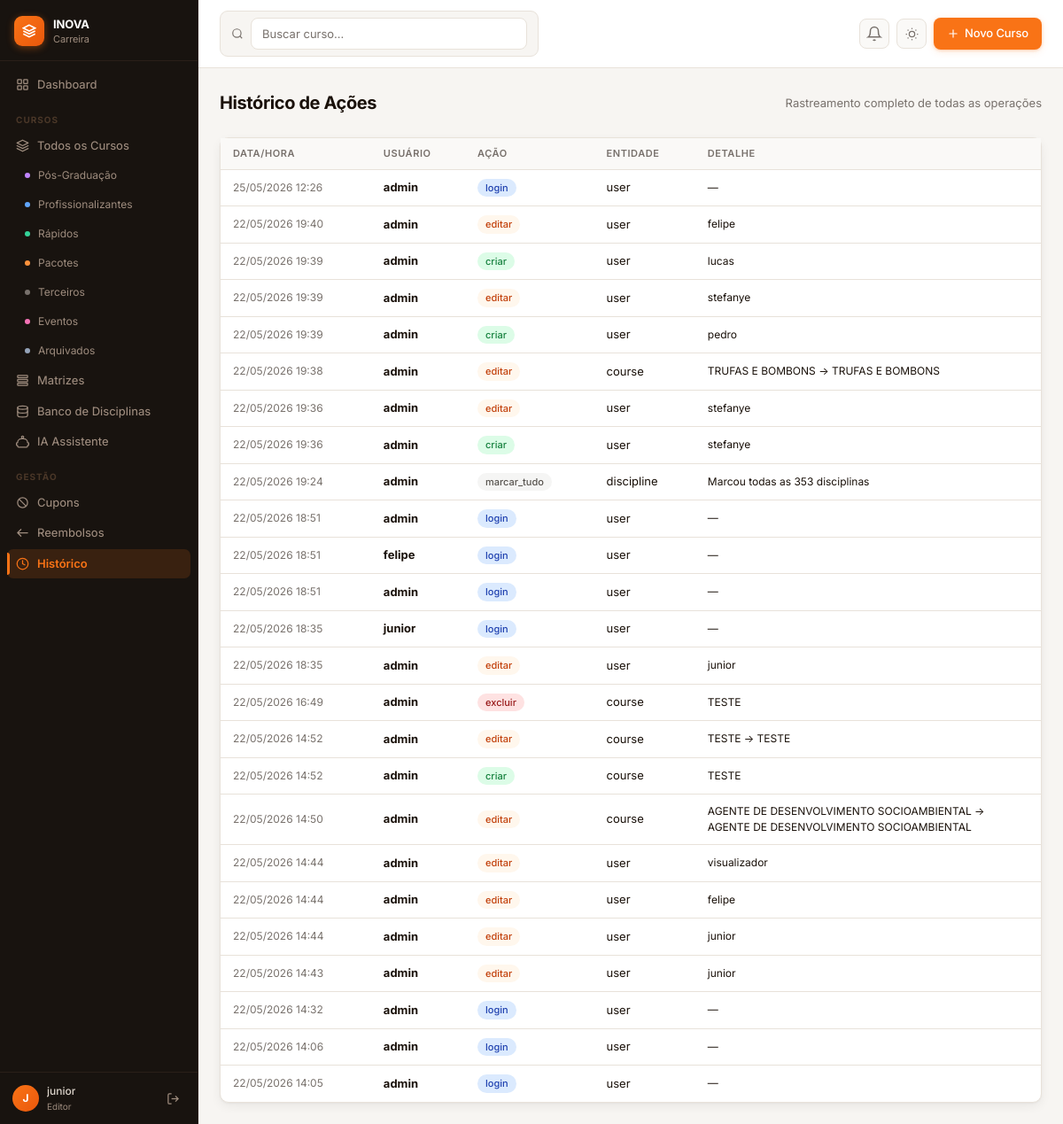
/historico (signed in), run on an earlier commit of the app's database.
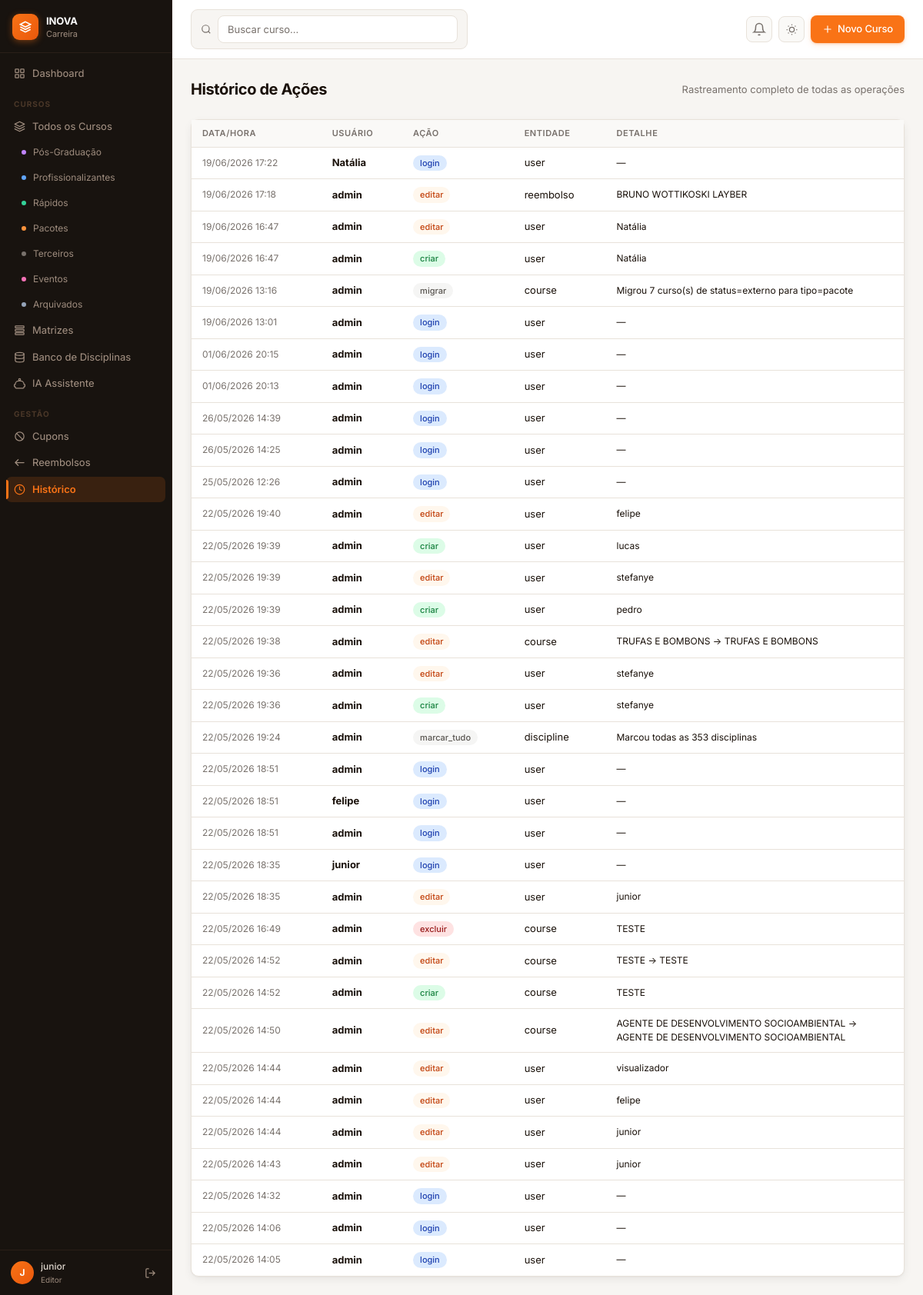
And on a later commit of the database.
### app.py (models this page shows, shortened)
class User(db.Model):
    id           = db.Column(db.Integer, primary_key=True)
    username     = db.Column(db.String(80), unique=True, nullable=False)
    password     = db.Column(db.String(200), nullable=False)
    role         = db.Column(db.String(20), default='viewer')  # admin, editor, viewer
    permissoes   = db.Column(db.Text, default='{}')  # JSON com permissoes especificas
    created_at   = db.Column(db.DateTime, default=datetime.utcnow)
    def _p(self):
        try:
            return json.loads(self.permissoes or '{}')
        except:
            return {}
    def can_manage_cupons(self):
        if self.role == 'admin': return True
        if self._p().get('block_cupons'): return False
        return self.role == 'editor' or self._p().get('cupons_gerenciar', False)
    def can_manage_reembolsos(self):
        if self.role == 'admin': return True
        if self._p().get('block_reembolsos'): return False
        return self.role == 'editor' or self._p().get('reembolsos_gerenciar', False)
    def can_view_historico(self):
        if self.role == 'admin': return True
        if self._p().get('block_historico'): return False
        return self.role == 'editor' or self._p().get('historico_ver', False)

class AuditLog(db.Model):
    id         = db.Column(db.Integer, primary_key=True)
    user_id    = db.Column(db.Integer, db.ForeignKey('user.id'))
    username   = db.Column(db.String(80))
    action     = db.Column(db.String(50))   # criar, editar, excluir, login
    entity     = db.Column(db.String(50))   # course, user, cupom
    entity_id  = db.Column(db.Integer)
    detail     = db.Column(db.Text)         # JSON do que mudou
    timestamp  = db.Column(db.DateTime, default=datetime.utcnow)

### app.py (the view)
@app.route('/historico')
@perm_check('can_view_historico')
def historico():
    page = request.args.get('page', 1, type=int)
    logs = AuditLog.query.order_by(AuditLog.timestamp.desc()).paginate(page=page, per_page=50)
    return render_template('historico.html', logs=logs)

### app.py (called while the page is built, shortened)
def perm_check(check_fn_name):
    def decorator(f):
        @wraps(f)
        def decorated(*args, **kwargs):
            if 'user_id' not in session:
                return redirect(url_for('login'))
            u = User.query.get(session['user_id'])
            if not u or not getattr(u, check_fn_name)():
                flash('Você não tem permissão para acessar esta seção.', 'danger')
                return redirect(url_for('dashboard'))
            return f(*args, **kwargs)
        return decorated
    return decorator

@app.context_processor
def inject_now():
    return {'now': datetime.now}

@app.before_request
def ensure_db():
    global _db_ready

### templates/historico.html (shortened to what this page needs)
{% extends 'base.html' %}
{% block content %}
<div class="page">
  <div class="page-header">
    <div class="page-title">Histórico de Ações</div>
    <div class="page-subtitle">Rastreamento completo de todas as operações</div>
  </div>
  <div class="card">
    <div class="table-wrapper">
      <table>
        <thead><tr><th>Data/Hora</th><th>Usuário</th><th>Ação</th><th>Entidade</th><th>Detalhe</th></tr></thead>
        <tbody>
          {% for log in logs.items %}
          <tr>
            <td style="font-size:12px;color:var(--text-muted);white-space:nowrap">{{ log.timestamp.strftime('%d/%m/%Y %H:%M') }}</td>
            <td><strong>{{ log.username }}</strong></td>
            <td>
              {% if log.action == 'criar' %}<span class="badge badge-ativo">criar</span>
              {% elif log.action == 'editar' %}<span class="badge badge-em_edicao">editar</span>
              {% elif log.action in ['excluir','arquivar'] %}<span class="badge badge-descontinuado">{{ log.action }}</span>
              {% elif log.action == 'login' %}<span class="badge badge-profissionalizante">login</span>
              {% else %}<span class="badge badge-oculto">{{ log.action }}</span>
              {% endif %}
            </td>
            <td>{{ log.entity }}</td>
            <td style="font-size:12px;max-width:300px">{{ log.detail or '—' }}</td>
          </tr>
          {% else %}
          <tr><td colspan="5" style="text-align:center;color:var(--text-muted);padding:32px">Nenhum registro.</td></tr>
          {% endfor %}
        </tbody>
      </table>
    </div>
  </div>
</div>
{% endblock %}

### templates/base.html (shortened to what this page needs)
<!DOCTYPE html>
<html lang="pt-BR" data-theme="light">
<head>
  <link rel="stylesheet" href="{{ url_for('static', filename='css/style.css') }}">
</head>
<body>
<div class="app-layout">
  <aside class="sidebar">
    <div class="sidebar-logo">
      <div class="logo-icon">
        <svg viewBox="0 0 24 24" fill="none" stroke="#fff" stroke-width="2.5" style="width:16px;height:16px">
          <path d="M12 2L2 7l10 5 10-5-10-5zM2 17l10 5 10-5M2 12l10 5 10-5"/>
        </svg>
      </div>
      <span class="logo-text">INOVA<br><small>Carreira</small></span>
    </div>
    <nav class="sidebar-nav">
      <a href="{{ url_for('dashboard') }}" class="nav-item {% if request.endpoint=='dashboard' %}active{% endif %}">
        <svg viewBox="0 0 24 24"><rect x="3" y="3" width="7" height="7" rx="1"/><rect x="14" y="3" width="7" height="7" rx="1"/><rect x="3" y="14" width="7" height="7" rx="1"/><rect x="14" y="14" width="7" height="7" rx="1"/></svg>
        Dashboard
      </a>
      <div class="nav-section">CURSOS</div>
      {% set cur_tipo = request.args.get('tipo', c.tipo if (request.endpoint == 'curso_detalhe' and c is defined) else '') %}
      {% set em_curso = request.endpoint in ['cursos','curso_detalhe','curso_novo','curso_editar'] %}
      <a href="{{ url_for('cursos') }}" class="nav-item {% if em_curso and not cur_tipo %}active{% endif %}">
        <svg viewBox="0 0 24 24"><path d="M12 2L2 7l10 5 10-5-10-5zM2 17l10 5 10-5M2 12l10 5 10-5"/></svg>
        Todos os Cursos
      </a>
      <a href="{{ url_for('cursos', tipo='pos') }}" class="nav-item nav-sub {% if em_curso and cur_tipo=='pos' %}active{% endif %}">
        <span class="dot dot-purple"></span> Pós-Graduação
      </a>
      <a href="{{ url_for('cursos', tipo='profissionalizante') }}" class="nav-item nav-sub {% if em_curso and cur_tipo=='profissionalizante' %}active{% endif %}">
        <span class="dot dot-blue"></span> Profissionalizantes
      </a>
      <a href="{{ url_for('cursos', tipo='rapido') }}" class="nav-item nav-sub {% if em_curso and cur_tipo=='rapido' %}active{% endif %}">
        <span class="dot dot-green"></span> Rápidos
      </a>
      <a href="{{ url_for('pacotes') }}" class="nav-item nav-sub {% if request.endpoint=='pacotes' %}active{% endif %}">
        <span class="dot dot-orange"></span> Pacotes
      </a>
      <a href="{{ url_for('cursos', tipo='terceiros') }}" class="nav-item nav-sub {% if em_curso and cur_tipo=='terceiros' %}active{% endif %}">
        <span class="dot dot-gray"></span> Terceiros
      </a>
      <a href="{{ url_for('cursos', tipo='evento') }}" class="nav-item nav-sub {% if em_curso and cur_tipo=='evento' %}active{% endif %}">
        <span class="dot dot-pink"></span> Eventos
      </a>
      {% set cur_status = request.args.get('status','') %}
      <a href="{{ url_for('cursos', status='descontinuado') }}" class="nav-item nav-sub {% if em_curso and cur_status=='descontinuado' %}active{% endif %}">
        <span class="dot" style="background:#94a3b8"></span> Arquivados
      </a>
      <a href="{{ url_for('matrizes') }}" class="nav-item {% if request.endpoint in ['matrizes','matrizes_relatorio'] %}active{% endif %}">
        <svg viewBox="0 0 24 24"><rect x="3" y="3" width="18" height="4" rx="1"/><rect x="3" y="10" width="18" height="4" rx="1"/><rect x="3" y="17" width="18" height="4" rx="1"/></svg>
        Matrizes
      </a>
      <a href="{{ url_for('banco_disciplinas') }}" class="nav-item {% if request.endpoint=='banco_disciplinas' %}active{% endif %}">
        <svg viewBox="0 0 24 24"><ellipse cx="12" cy="5" rx="9" ry="3"/><path d="M21 12c0 1.66-4 3-9 3s-9-1.34-9-3"/><path d="M3 5v14c0 1.66 4 3 9 3s9-1.34 9-3V5"/></svg>
        Banco de Disciplinas
      </a>
      <a href="{{ url_for('ia_assistente') }}" class="nav-item {% if request.endpoint=='ia_assistente' %}active{% endif %}">
        <svg viewBox="0 0 24 24"><path d="M12 2a2 2 0 0 1 2 2c0 .74-.4 1.39-1 1.73V7h1a7 7 0 0 1 7 7h1a1 1 0 0 1 1 1v3a1 1 0 0 1-1 1h-1v1a2 2 0 0 1-2 2H5a2 2 0 0 1-2-2v-1H2a1 1 0 0 1-1-1v-3a1 1 0 0 1 1-1h1a7 7 0 0 1 7-7h1V5.73c-.6-.34-1-.99-1-1.73a2 2 0 0 1 2-2z"/></svg>
        IA Assistente
      </a>
      {% if can_cupons or can_reembolsos or can_historico %}
      <div class="nav-section">GESTÃO</div>
      {% endif %}
      {% if can_cupons %}
      <a href="{{ url_for('cupons') }}" class="nav-item {% if 'cupom' in request.endpoint %}active{% endif %}">
        <svg viewBox="0 0 24 24"><path d="M7 7h.01M17 17h.01M3 12a9 9 0 1 0 18 0 9 9 0 0 0-18 0M7 7l10 10"/></svg>
        Cupons
      </a>
      {% endif %}
      {% if can_reembolsos %}
      <a href="{{ url_for('reembolsos') }}" class="nav-item {% if 'reembolso' in request.endpoint %}active{% endif %}">
        <svg viewBox="0 0 24 24"><path d="M3 12h18M3 12l6-6M3 12l6 6"/></svg>
        Reembolsos
      </a>
      {% endif %}
      {% if can_historico %}
      <a href="{{ url_for('historico') }}" class="nav-item {% if request.endpoint=='historico' %}active{% endif %}">
        <svg viewBox="0 0 24 24"><circle cx="12" cy="12" r="10"/><path d="M12 6v6l4 2"/></svg>
        Histórico
      </a>
      {% endif %}
    </nav>
    <div class="sidebar-footer">
      <div class="user-info">
        <div class="user-avatar">{{ session.username[0]|upper }}</div>
        <div>
          <div class="user-name">{{ session.username }}</div>
          <div class="user-role">{{ session.role }}</div>
        </div>
      </div>
      <a href="{{ url_for('logout') }}" class="logout-btn" title="Sair">
        <svg viewBox="0 0 24 24"><path d="M9 21H5a2 2 0 0 1-2-2V5a2 2 0 0 1 2-2h4"/><polyline points="16 17 21 12 16 7"/><line x1="21" y1="12" x2="9" y2="12"/></svg>
      </a>
    </div>
  </aside>
  <main class="main-content">
    <div class="topbar">
      <div class="search-bar">
        <svg viewBox="0 0 24 24" fill="none" stroke="currentColor" stroke-width="2"><circle cx="11" cy="11" r="8"/><path d="m21 21-4.35-4.35"/></svg>
        <input type="text" id="globalSearch" placeholder="Buscar curso..." autocomplete="off">
      </div>
      <div class="topbar-actions">
        <div class="notif-wrap">
          {% set total_badge = (notif_count + admin_finalizado_count) if session.role == 'admin' else notif_count %}
          <button class="theme-toggle" id="notifBtn" onclick="toggleNotif(event)" title="Notificações" style="position:relative">
            <svg viewBox="0 0 24 24" fill="none" stroke="currentColor" stroke-width="2" style="width:18px;height:18px">
              <path d="M18 8A6 6 0 0 0 6 8c0 7-3 9-3 9h18s-3-2-3-9"/>
              <path d="M13.73 21a2 2 0 0 1-3.46 0"/>
            </svg>
          </button>
        </div>
        <button class="theme-toggle" onclick="toggleTheme()" title="Alternar tema claro/escuro" aria-label="Alternar tema">
        </button>
        {% if session.role in ['admin','editor'] %}
        <a href="{{ url_for('curso_novo') }}" class="btn btn-primary">
          <svg viewBox="0 0 24 24" fill="none" stroke="currentColor" stroke-width="2.5"><line x1="12" y1="5" x2="12" y2="19"/><line x1="5" y1="12" x2="19" y2="12"/></svg>
          Novo Curso
        </a>
        {% endif %}
      </div>
    </div>
    {% block content %}{% endblock %}
  </main>
</div>
</body>
</html>

What changed in the data, as far as the page shows it:
added AuditLog: timestamp "19/06/2026 17:22", username "Natália", action "login", entity "user", detail "—"
added AuditLog: timestamp "19/06/2026 17:18", username "admin", action "editar", entity "reembolso", detail "BRUNO WOTTIKOSKI LAYBER"
added AuditLog: timestamp "19/06/2026 16:47", username "admin", action "editar", entity "user", detail "Natália"
added AuditLog: timestamp "19/06/2026 16:47", username "admin", action "criar", entity "user", detail "Natália"
added AuditLog: timestamp "19/06/2026 13:16", username "admin", action "migrar", entity "course", detail "Migrou 7 curso(s) de status=externo para tipo=pacote"
added AuditLog: timestamp "19/06/2026 13:01", username "admin", action "login", entity "user", detail "—"
added AuditLog: timestamp "01/06/2026 20:15", username "admin", action "login", entity "user", detail "—"
added AuditLog: timestamp "01/06/2026 20:13", username "admin", action "login", entity "user", detail "—"
added AuditLog: timestamp "26/05/2026 14:39", username "admin", action "login", entity "user", detail "—"
added AuditLog: timestamp "26/05/2026 14:25", username "admin", action "login", entity "user", detail "—"
